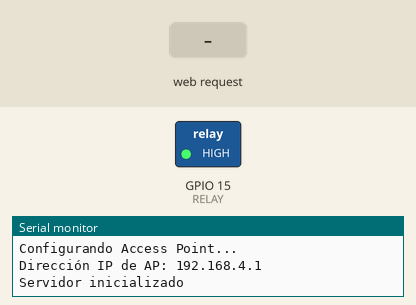
The sketch below on a simulated ESP32. Shown: switched loads named in the sketch (green lamp = pin HIGH), the last lines printed to the serial monitor. The test bench sets the inputs (shaded band).

Above: at 1.2 s.
1.3 s: HTTP request GET /L received
At 1.9 s:
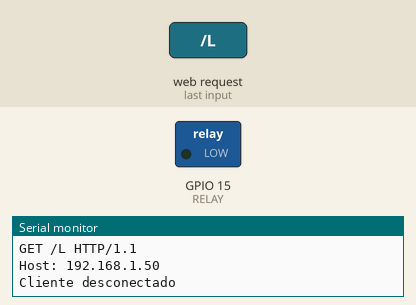
2.8 s: HTTP request GET /H received
At 3.1 s:
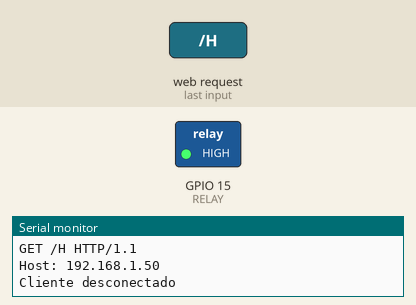
Timing chart, 0 to 5.8 s (numbered marks = the images above; inputs shaded):
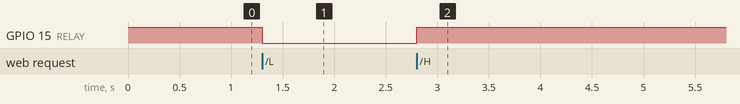

Measured:
- after the input at 1.3 s, GPIO 15 (RELAY): HIGH → LOW at once
- after the input at 2.8 s, GPIO 15 (RELAY): LOW → HIGH at once

The sketch:

3_WIFI_AP_Relay.ino
```cpp
// IS727272 - Cordero Hernández, Marco Ricardo
// Revisar 3_WIFI_AP.ino para comentarios detallados
#include <WiFi.h>
#include <WiFiClient.h>

#define RELAY 15

const char *ssid = "IoT Madness";
const char *password = "IS727272";

WiFiServer server(80);

void setup() {
  pinMode(RELAY, OUTPUT);
  digitalWrite(RELAY, HIGH);

  Serial.begin(115200);
  Serial.println();
  Serial.println("Configurando Access Point...");

  WiFi.softAP(ssid, password);
  IPAddress myIP = WiFi.softAPIP();
  Serial.print("Dirección IP de AP: ");
  Serial.println(myIP);
  server.begin();

  Serial.println("Servidor inicializado");
}

void loop() {
  WiFiClient client = server.available();

  if (client) {
    Serial.println("Nuevo cliente");
    String currentLine = "";
    while (client.connected()) {
      if (client.available()) {
        char c = client.read();
        Serial.write(c);

        if (c == '\n') {
          if (currentLine.length() == 0) {
            client.println("HTTP/1.1 200 OK");
            client.println("Content-type:text/html");
            client.println();

            client.print("Click <a href=\"/L\">aquí</a> para PRENDER el LED.<br>");
            client.print("Click <a href=\"/H\">aquí</a> para APAGAR el LED.<br>");

            client.println();
            break;
          } else {
            currentLine = "";
          }
        } else if (c != '\r') {
          currentLine += c;
        }

        if (currentLine.endsWith("GET /H")) {
          digitalWrite(RELAY, HIGH);
        }
        if (currentLine.endsWith("GET /L")) {
          digitalWrite(RELAY, LOW);
        }
      }
    }

    client.stop();
    Serial.println("Cliente desconectado");
  }
}
```
